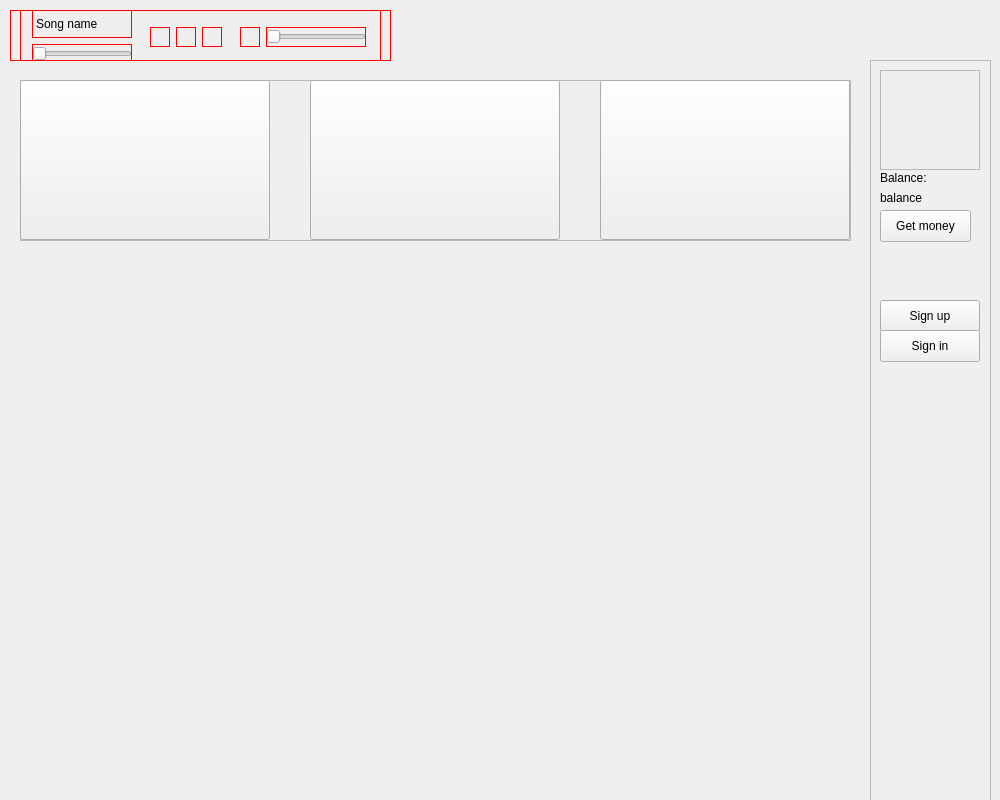
<?xml version="1.0" encoding="UTF-8"?>
<ui version="4.0">
 <class>MainWindow</class>
 <widget class="QMainWindow" name="MainWindow">
  <property name="geometry">
   <rect>
    <x>0</x>
    <y>0</y>
    <width>1000</width>
    <height>800</height>
   </rect>
  </property>
  <property name="windowTitle">
   <string>MainWindow</string>
  </property>
  <widget class="QWidget" name="centralwidget">
   <widget class="QFrame" name="frame">
    <property name="geometry">
     <rect>
      <x>870</x>
      <y>60</y>
      <width>121</width>
      <height>741</height>
     </rect>
    </property>
    <property name="frameShape">
     <enum>QFrame::StyledPanel</enum>
    </property>
    <property name="frameShadow">
     <enum>QFrame::Raised</enum>
    </property>
    <widget class="QFrame" name="frame_2">
     <property name="geometry">
      <rect>
       <x>10</x>
       <y>10</y>
       <width>100</width>
       <height>100</height>
      </rect>
     </property>
     <property name="frameShape">
      <enum>QFrame::StyledPanel</enum>
     </property>
     <property name="frameShadow">
      <enum>QFrame::Raised</enum>
     </property>
     <widget class="QLabel" name="profilePhotoWidget">
      <property name="geometry">
       <rect>
        <x>-3</x>
        <y>0</y>
        <width>101</width>
        <height>101</height>
       </rect>
      </property>
      <property name="text">
       <string/>
      </property>
      <property name="scaledContents">
       <bool>true</bool>
      </property>
     </widget>
    </widget>
    <widget class="QLabel" name="label_2">
     <property name="geometry">
      <rect>
       <x>10</x>
       <y>110</y>
       <width>58</width>
       <height>16</height>
      </rect>
     </property>
     <property name="text">
      <string>Balance:</string>
     </property>
    </widget>
    <widget class="QLabel" name="balanceNum">
     <property name="geometry">
      <rect>
       <x>10</x>
       <y>130</y>
       <width>58</width>
       <height>16</height>
      </rect>
     </property>
     <property name="text">
      <string>balance</string>
     </property>
    </widget>
    <widget class="QPushButton" name="depositButton">
     <property name="geometry">
      <rect>
       <x>10</x>
       <y>150</y>
       <width>91</width>
       <height>32</height>
      </rect>
     </property>
     <property name="text">
      <string>Get money</string>
     </property>
    </widget>
    <widget class="QPushButton" name="signUpButton">
     <property name="geometry">
      <rect>
       <x>10</x>
       <y>240</y>
       <width>100</width>
       <height>32</height>
      </rect>
     </property>
     <property name="text">
      <string>Sign up</string>
     </property>
    </widget>
    <widget class="QPushButton" name="signInButton">
     <property name="geometry">
      <rect>
       <x>10</x>
       <y>270</y>
       <width>100</width>
       <height>32</height>
      </rect>
     </property>
     <property name="text">
      <string>Sign in</string>
     </property>
    </widget>
   </widget>
   <widget class="QFrame" name="frame_3">
    <property name="geometry">
     <rect>
      <x>20</x>
      <y>80</y>
      <width>831</width>
      <height>161</height>
     </rect>
    </property>
    <property name="frameShape">
     <enum>QFrame::StyledPanel</enum>
    </property>
    <property name="frameShadow">
     <enum>QFrame::Raised</enum>
    </property>
    <widget class="QPushButton" name="posterButton1">
     <property name="geometry">
      <rect>
       <x>0</x>
       <y>0</y>
       <width>250</width>
       <height>160</height>
      </rect>
     </property>
     <property name="cursor">
      <cursorShape>PointingHandCursor</cursorShape>
     </property>
     <property name="text">
      <string/>
     </property>
    </widget>
    <widget class="QPushButton" name="posterButton2">
     <property name="geometry">
      <rect>
       <x>290</x>
       <y>0</y>
       <width>250</width>
       <height>160</height>
      </rect>
     </property>
     <property name="cursor">
      <cursorShape>PointingHandCursor</cursorShape>
     </property>
     <property name="text">
      <string/>
     </property>
    </widget>
    <widget class="QPushButton" name="posterButton3">
     <property name="geometry">
      <rect>
       <x>580</x>
       <y>0</y>
       <width>250</width>
       <height>160</height>
      </rect>
     </property>
     <property name="cursor">
      <cursorShape>PointingHandCursor</cursorShape>
     </property>
     <property name="text">
      <string/>
     </property>
    </widget>
   </widget>
   <widget class="QLabel" name="gifLabel">
    <property name="geometry">
     <rect>
      <x>240</x>
      <y>320</y>
      <width>461</width>
      <height>401</height>
     </rect>
    </property>
    <property name="text">
     <string/>
    </property>
    <property name="pixmap">
     <pixmap>:/files/img/noProfit.gif</pixmap>
    </property>
    <property name="scaledContents">
     <bool>true</bool>
    </property>
   </widget>
   <widget class="QWidget" name="widget" native="true">
    <property name="geometry">
     <rect>
      <x>10</x>
      <y>10</y>
      <width>381</width>
      <height>51</height>
     </rect>
    </property>
    <property name="styleSheet">
     <string notr="true">border: 1px solid; border-color:red;</string>
    </property>
    <widget class="QWidget" name="">
     <property name="geometry">
      <rect>
       <x>10</x>
       <y>0</y>
       <width>361</width>
       <height>54</height>
      </rect>
     </property>
     <layout class="QHBoxLayout" name="horizontalLayout_4">
      <item>
       <layout class="QVBoxLayout" name="verticalLayout">
        <item>
         <widget class="QLabel" name="songNameLabel">
          <property name="text">
           <string>Song name</string>
          </property>
         </widget>
        </item>
        <item>
         <layout class="QHBoxLayout" name="horizontalLayout_3">
          <item>
           <widget class="QSlider" name="songPosSlider">
            <property name="minimumSize">
             <size>
              <width>100</width>
              <height>20</height>
             </size>
            </property>
            <property name="maximumSize">
             <size>
              <width>100</width>
              <height>20</height>
             </size>
            </property>
            <property name="orientation">
             <enum>Qt::Horizontal</enum>
            </property>
           </widget>
          </item>
         </layout>
        </item>
       </layout>
      </item>
      <item>
       <layout class="QHBoxLayout" name="horizontalLayout">
        <item>
         <widget class="QPushButton" name="songPrevButton">
          <property name="maximumSize">
           <size>
            <width>20</width>
            <height>20</height>
           </size>
          </property>
          <property name="text">
           <string/>
          </property>
         </widget>
        </item>
        <item>
         <widget class="QPushButton" name="songPlayButton">
          <property name="maximumSize">
           <size>
            <width>20</width>
            <height>20</height>
           </size>
          </property>
          <property name="text">
           <string/>
          </property>
         </widget>
        </item>
        <item>
         <widget class="QPushButton" name="songNextButton">
          <property name="maximumSize">
           <size>
            <width>20</width>
            <height>20</height>
           </size>
          </property>
          <property name="text">
           <string/>
          </property>
         </widget>
        </item>
       </layout>
      </item>
      <item>
       <layout class="QHBoxLayout" name="horizontalLayout_2">
        <item>
         <widget class="QPushButton" name="songVolButton">
          <property name="maximumSize">
           <size>
            <width>20</width>
            <height>20</height>
           </size>
          </property>
          <property name="text">
           <string/>
          </property>
         </widget>
        </item>
        <item>
         <widget class="QSlider" name="songVolSlider">
          <property name="minimumSize">
           <size>
            <width>100</width>
            <height>20</height>
           </size>
          </property>
          <property name="maximumSize">
           <size>
            <width>100</width>
            <height>20</height>
           </size>
          </property>
          <property name="orientation">
           <enum>Qt::Horizontal</enum>
          </property>
         </widget>
        </item>
       </layout>
      </item>
     </layout>
    </widget>
   </widget>
  </widget>
 </widget>
 <resources/>
 <connections/>
</ui>
